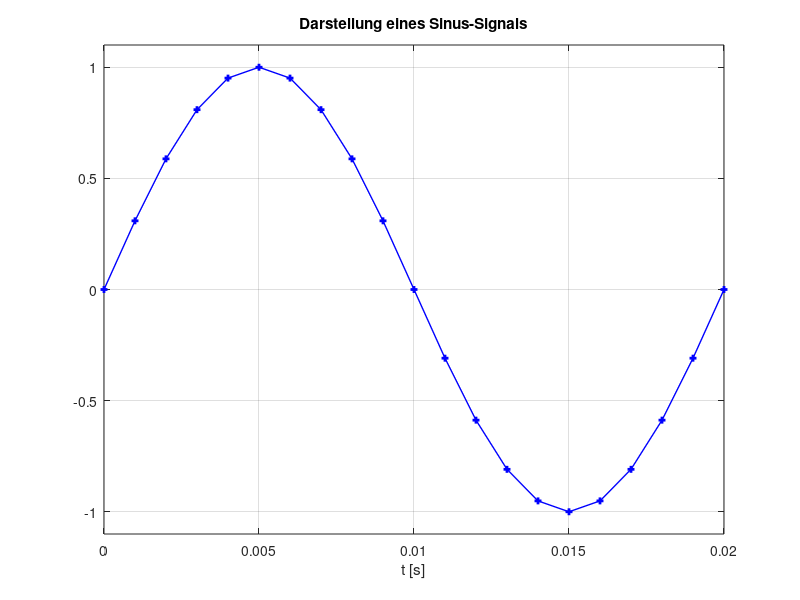

Reproduce this figure in MATLAB.
function sig_sinussignal
% Darstellung eine Sinus-Signals als quasi-kontinuierliches
% und als diskretes Signal
%
%------------------------------------------------
% (c) Eberhard Gamm (www.ibega.de),
%     LIKE (www.like.e-technik.uni-erlangen.de),
%     2013
%------------------------------------------------

close all;

% diskretes Sinus-Signal
f_a = 1000;
t_a = 1 / f_a;
f = 50;
t = 0 : t_a : 0.02;
x = sin(2 * pi * f * t);

figure(1);
plot(t,x,'b-','Linewidth',1);
hold on;
plot(t,x,'bs','Linewidth',3,'Markersize',2);
hold off;
grid on;
axis([min(t) max(t) -1.1 1.1]);
xlabel('t [s]');
title('Darstellung eines Sinus-Signals');
